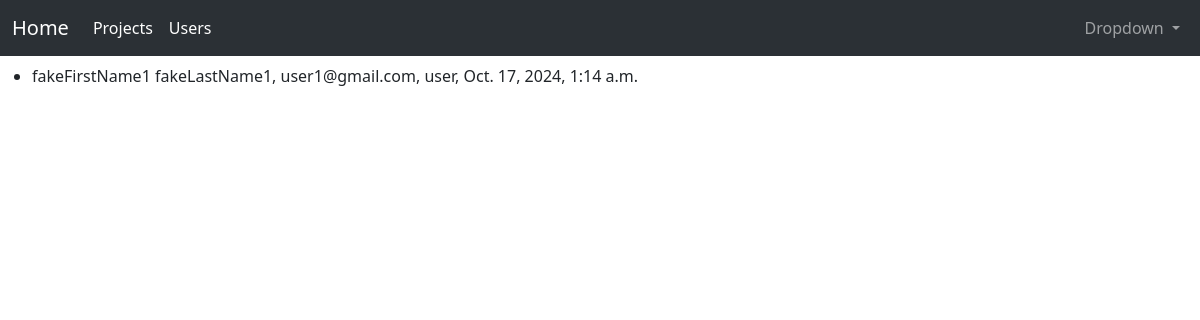
/users/3/ (signed in), run on the app's committed database.
### users/models.py (models this page shows, shortened)
class CustomUser(AbstractUser):
    PERMISSIONS_USER = 'user'
    PERMISSIONS_ADMIN = 'admin'
    USER_PERMISSIONS = [
        (PERMISSIONS_USER, 'User'),
        (PERMISSIONS_ADMIN, 'Admin'),
    ]
    username = None  # Disable username
    email = models.EmailField(_("email address"), max_length=100, unique=True, blank=False, null=False)
    date_joined = models.DateTimeField(verbose_name="date joined", auto_now_add=True, blank=False, null=False)
    max_permissions_length = max(len(PERMISSIONS_USER), len(PERMISSIONS_ADMIN))
    permissions = models.CharField(choices=USER_PERMISSIONS, default=PERMISSIONS_USER, max_length = max_permissions_length, blank=False, null=False)
    first_name = models.CharField(max_length=50, blank=False, null=False)
    last_name = models.CharField(max_length=50, blank=False, null=False)
    USERNAME_FIELD = "email"  # Set email as the username field
    REQUIRED_FIELDS = ['first_name', 'last_name']  # Fields required on superuser creation
    objects = CustomUserManager()
    class Meta:
        verbose_name = 'User'
        verbose_name_plural = 'Users'

### users/views.py (the view, shortened to what this page needs)
# urls.py: path('<int:pk>/', AdminUserDetailView.as_view(), name='user-detail'),
class AdminUserDetailView(UserPassesTestMixin, DetailView):
    template_name = 'registration/user_detail.html'
    queryset = User.objects.all()
    def test_func(self):
        return self.request.user.is_superuser or self.request.user.permissions == 'admin'
    def get_context_data(self, **kwargs):
        context = super().get_context_data(**kwargs)
        user = self.get_object()
        context['user'] = user
        return context

### users/templates/registration/user_detail.html (shortened to what this page needs)
{% extends 'base.html' %}
{% block content %}
<ul>
        <li>{{ object.first_name }} {{ object.last_name }}, {{ object.email }}, {{ object.permissions }}, {{ object.date_joined }}</li>
</ul>
{% endblock %}

### data on the page
CustomUser: first_name "fakeFirstName1", last_name "fakeLastName1", email "user1@gmail.com", permissions "user", date_joined "Oct. 17, 2024, 1:14 a.m."
